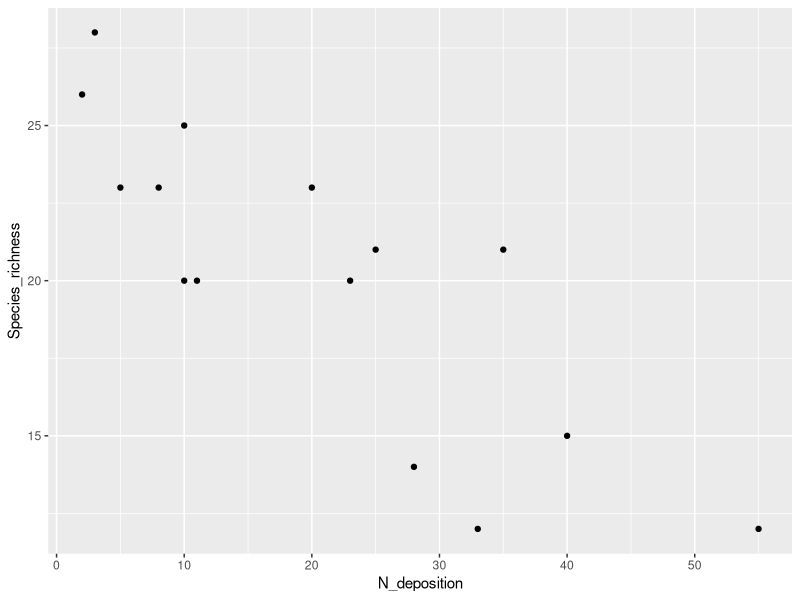
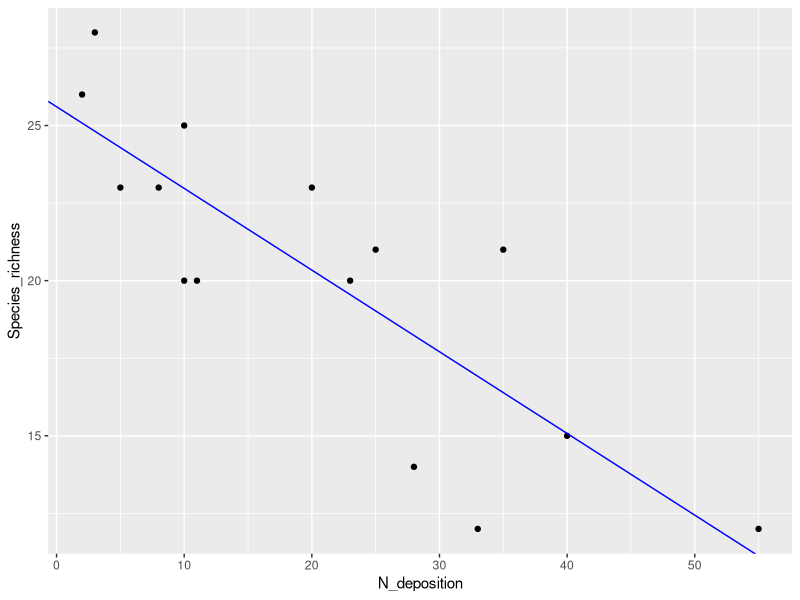
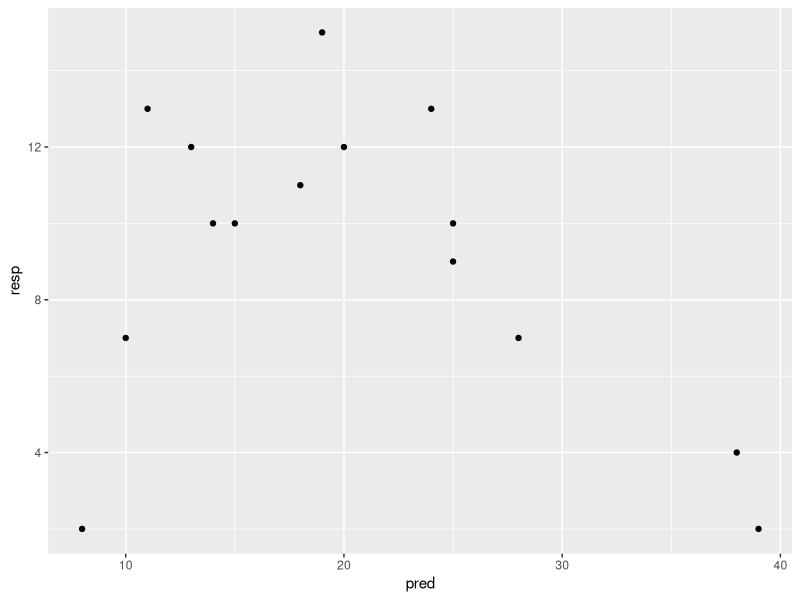
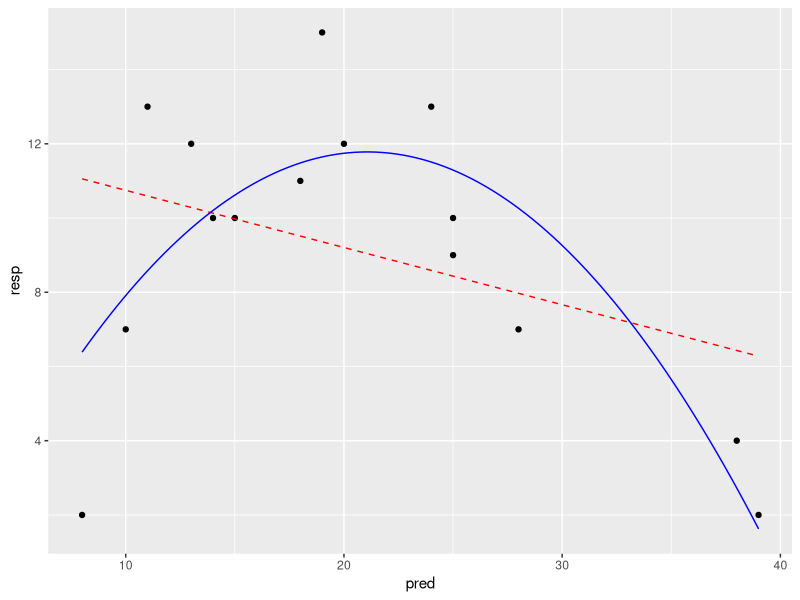
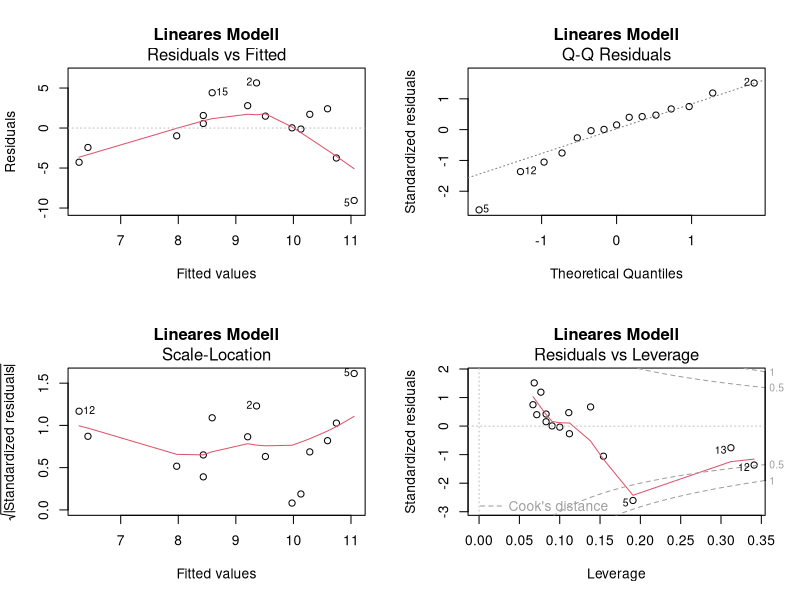
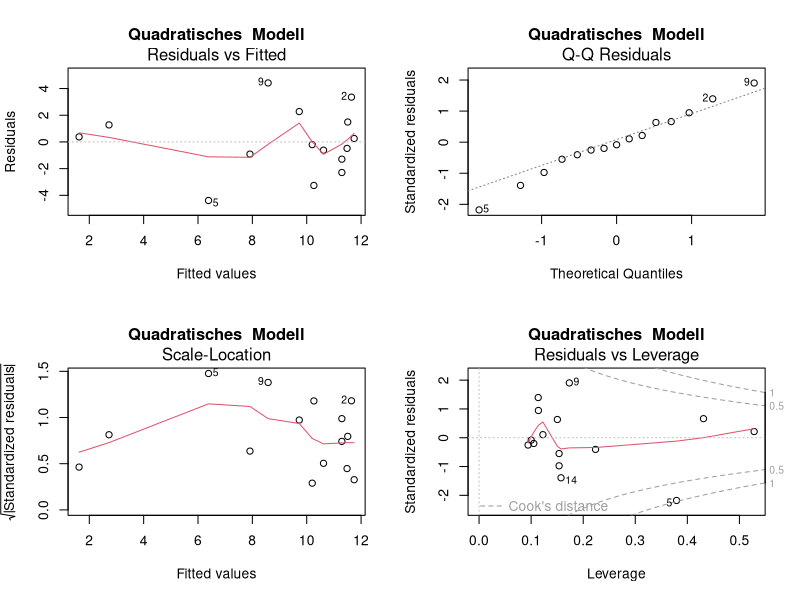
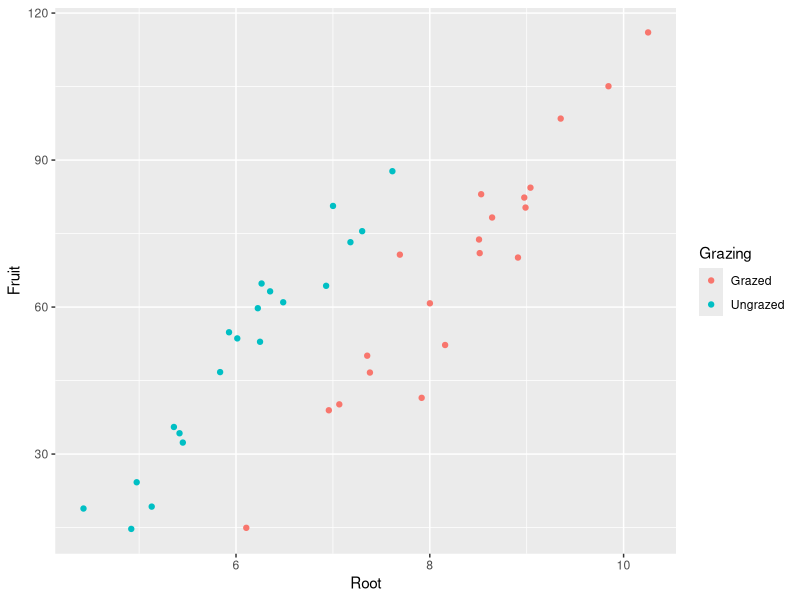
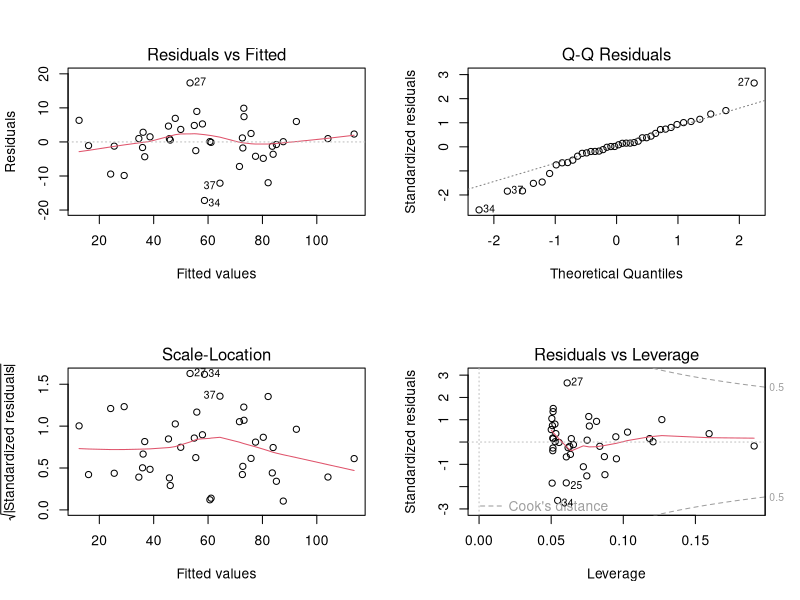

Reproduce these figures in R, in order.
## ---- chunk 1
## Korrelationen und Regressionen

# Datensatz zum Einfluss von Stickstoffdepositionen auf den Pflanzenartenreichtum
library(readr)
library(ggplot2)

df <- read_delim("datasets/stat/Nitrogen.csv", ";")

summary(df)

# Plotten der Beziehung
ggplot(df, aes(x = N_deposition, y = Species_richness)) +
  geom_point()

## ---- chunk 2

# Pearson Korrelation
# zuerst Species_richness dann N_deposition
cor.test(df$Species_richness, df$N_deposition, method = "pearson")
# Pearson Korrelation
# zuerst Species_richness dann N_deposition
cor.test(df$N_deposition, df$Species_richness, method = "pearson") # zuerst N_deposition dann Species_richness  

# Rang-Korrelation Spearman
cor.test(df$Species_richness, df$N_deposition, method = "spearman")
# Rang-Korrelation Kendall
cor.test(df$Species_richness, df$N_deposition, method = "kendall")

# Jetzt als Regression
lm1 <- lm(Species_richness ~ N_deposition, data = df) # zuerst Species_richness dann N_deposition
lm1

lm2 <- lm(N_deposition ~ Species_richness, data = df) # zuerst N_deposition dann Species_richness  
lm2
 

anova(lm1) # ANOVA-Tabelle, 1. Möglichkeit
summary.aov(lm1) # ANOVA-Tabelle, 2. Möglichkeit
summary(lm1) # Regressionskoeffizienten

# Signifikantes Ergebnis visualisieren

ggplot(df, aes(x = N_deposition, y = Species_richness)) +
  geom_point() +
  geom_abline(intercept = lm1$coefficients[1], slope = lm1$coefficients[2], color = "blue")

#BaseR Variante plot(Species_richness ~ N_deposition, data = df) + abline(lm1)

## ---- chunk 3
# Daten generieren 
pred <- c(20, 19, 25, 10, 8, 15, 13, 18, 11, 14, 25, 39, 38, 28, 24) # "pred" sei unsere unabhängige Variable
resp <- c(12, 15, 10, 7, 2, 10, 12, 11, 13, 10, 9, 2, 4, 7, 13) # "resp" sei unsere abhängige Variable
data <- data.frame(pred, resp) # Dataframe erstellen

# Daten anschauen
ggplot(data, aes(x = pred, y = resp)) +
  geom_point()

## ---- chunk 4
# Modell definieren ud anschauen
lm_1 <- lm(resp ~ pred) # Einfaches lineares Modell
summary(lm_1) # Modell anschauen
## ---- chunk 5
# Polynomische Regression Modell definieren und anschauen 
lm_quad <- lm(resp ~ pred + I(pred^2)) # lineares Modell mit quadratischem Termsummary

summary(lm_quad) # lineares Modell mit quadratischem Term anschauen

## ---- chunk 6
# Modelle darstellen

# Vorhersagen der Modelle generieren 
xv <- seq(min(pred), max(pred), length = 100) # 100 x-Werte, mit denen man die Modelle "füttern" kann 
y_lm1 <- predict(lm_1, data.frame(pred = xv)) # Vorhersagen des quadratischen Modells für die y-Werte
y_lm_quad <- predict(lm_quad, data.frame(pred = xv)) # Vorhersagen des quadratischen Modells für die y-Werte
ModPred <- data.frame(xv, y_lm1, y_lm_quad)

# Modellvorhersagen plotten

ggplot(data, aes(x = pred, y = resp)) +
  geom_point() +
  geom_line(data = ModPred, aes(x = xv, y = y_lm1), color = "red", linetype = "dashed") + 
  geom_line(data = ModPred, aes(x = xv, y = y_lm_quad), color = "blue")


# Alternativ kann man die Modelle Modellvorhersagen auch direkt in ggplot rechnen
# + geom_smooth(method = "lm", formula = y ~ x, se = FALSE) # Einfache Lineare Regression
# + geom_smooth(method = "lm", formula = y ~ x + I(x^2), se = FALSE) # Mit quadratischem Term


## ---- chunk 7
# Residualplots
par(mfrow = c(2, 2))
plot(lm_1, main = "Lineares Modell")
plot(lm_quad, main = "Quadratisches  Modell")

## ---- chunk 8
# Daten einlesen und anschauen
library("readr")

compensation <- read_delim("datasets/stat/ipomopsis.csv")
compensation$Grazing <- as.factor(compensation$Grazing)

head(compensation)
summary(compensation)

# Plotten der vollständigen Daten/Information
library("ggplot2")
ggplot(compensation, aes(x = Root, y = Fruit, color = Grazing)) +
  geom_point()

## ---- chunk 9
# Lineare Modelle definieren und anschauen

aoc_1 <- lm(Fruit ~ Root * Grazing, data = compensation) # Volles Modell mit Interaktion
summary.aov(aoc_1)

aoc_2 <- lm(Fruit ~ Grazing + Root, data = compensation) # Finales Modell ohne die (nicht signifikante) Interaktion
summary.aov(aoc_2) # ANOVA-Tabelle
summary(aoc_2) # Parameter-Tabelle

# Residualplots anschauen
par(mfrow = c(2, 2)) # 2x2 Plots pro Grafik
plot(aoc_2)
par(mfrow = c(1, 1)) # Grafik zurücksetzen

